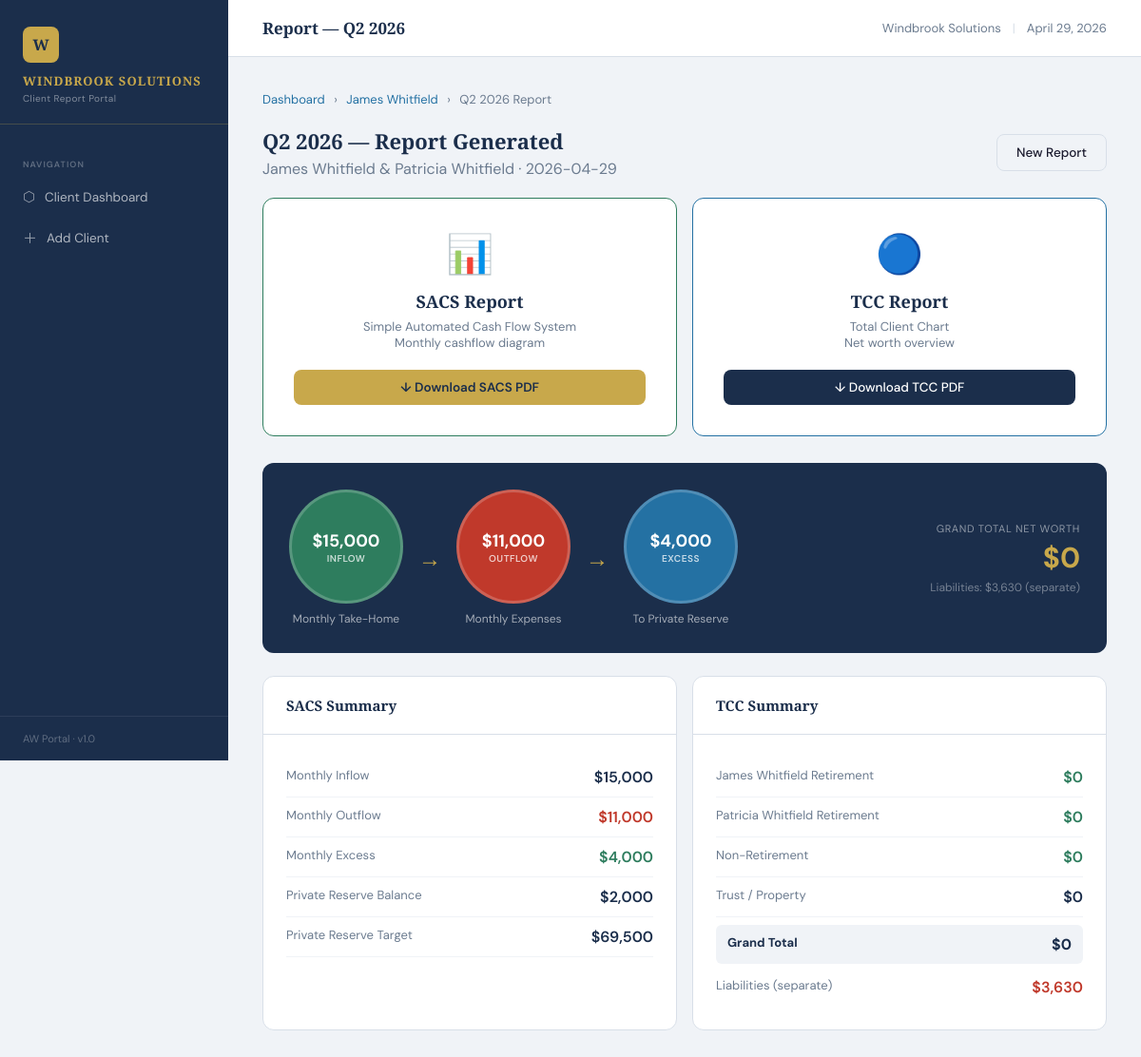
Page /client/1/report/1 on the committed database.
### tables this page shows
CREATE TABLE reports (
        id INTEGER PRIMARY KEY AUTOINCREMENT,
        client_id INTEGER,
        report_date TEXT DEFAULT CURRENT_TIMESTAMP,
        quarter TEXT,
        inflow REAL DEFAULT 0,
        outflow REAL DEFAULT 0,
        excess REAL DEFAULT 0,
        private_reserve_balance REAL DEFAULT 0,
        private_reserve_target REAL DEFAULT 0,
        grand_total REAL DEFAULT 0,
        liabilities_total REAL DEFAULT 0,
        report_data TEXT,
        FOREIGN KEY(client_id) REFERENCES clients(id)
    );

CREATE TABLE clients (
        id INTEGER PRIMARY KEY AUTOINCREMENT,
        name TEXT NOT NULL,
        name2 TEXT,
        dob TEXT,
        dob2 TEXT,
        age INTEGER,
        age2 INTEGER,
        ssn_last4 TEXT,
        ssn_last4_2 TEXT,
        monthly_salary REAL DEFAULT 0,
        monthly_expenses REAL DEFAULT 0,
        insurance_deductibles REAL DEFAULT 0,
        is_married INTEGER DEFAULT 0,
        created_at TEXT DEFAULT CURRENT_TIMESTAMP,
        last_report_date TEXT
    );

### app.py (the view)
@app.route('/client/<int:client_id>/report/<int:report_id>')
def report_view(client_id, report_id):
    db = get_db()
    client = db.execute('SELECT * FROM clients WHERE id=?', (client_id,)).fetchone()
    report = db.execute('SELECT * FROM reports WHERE id=? AND client_id=?', (report_id, client_id)).fetchone()
    accounts = db.execute('SELECT * FROM accounts WHERE client_id=?', (client_id,)).fetchall()
    liabilities = db.execute('SELECT * FROM liabilities WHERE client_id=?', (client_id,)).fetchall()
    if not report:
        abort(404)
    report_data = json.loads(report['report_data'] or '{}')
    db.close()
    return render_template('report_view.html',
                           client=client, report=report, accounts=accounts,
                           liabilities=liabilities, report_data=report_data)

### app.py (called while the page is built)
@app.context_processor
def inject_globals():
    return {'now': datetime.now()}

@app.template_filter('selectattr')
def selectattr_filter(items, attr, value=None, op='equalto'):
    return [i for i in items if (dict(i).get(attr) == value if value is not None else dict(i).get(attr))]

### db.py (called while the page is built)
def get_db():
    conn = sqlite3.connect(DB_PATH)
    conn.row_factory = sqlite3.Row
    return conn

### templates/report_view.html (shortened to what this page needs)
{% extends "base.html" %}
{% block topbar_title %}Report — {{ report.quarter }}{% endblock %}
{% block content %}
<div class="breadcrumb">
  <a href="/">Dashboard</a> <span>›</span>
  <a href="/client/{{ client.id }}">{{ client.name }}</a> <span>›</span>
  {{ report.quarter }} Report
</div>
<div class="section-header fade-up">
  <div>
    <h2>{{ report.quarter }} — Report Generated</h2>
    <p style="color:var(--muted);margin-top:4px">{{ client.name }}{% if client.is_married and client.name2 %} & {{ client.name2 }}{% endif %} · {{ report.report_date[:10] }}</p>
  </div>
  <div style="display:flex;gap:10px">
    <a href="/client/{{ client.id }}/report" class="btn btn-outline">New Report</a>
  </div>
</div>
<div class="form-grid fade-up stagger-1" style="margin-bottom:28px">
  <div class="card" style="border-color:var(--green)">
    <div class="card-body" style="text-align:center;padding:32px">
      <div style="font-size:40px;margin-bottom:12px">📊</div>
      <div style="font-family:'Playfair Display',serif;font-size:18px;font-weight:700;color:var(--navy);margin-bottom:6px">SACS Report</div>
      <div style="font-size:13px;color:var(--muted);margin-bottom:20px">Simple Automated Cash Flow System<br>Monthly cashflow diagram</div>
      <a href="/client/{{ client.id }}/report/{{ report.id }}/sacs.pdf"
         class="btn btn-gold" style="width:100%;justify-content:center" target="_blank">
        ↓ Download SACS PDF
      </a>
    </div>
  </div>
  <div class="card" style="border-color:var(--blue-accent)">
    <div class="card-body" style="text-align:center;padding:32px">
      <div style="font-size:40px;margin-bottom:12px">🔵</div>
      <div style="font-family:'Playfair Display',serif;font-size:18px;font-weight:700;color:var(--navy);margin-bottom:6px">TCC Report</div>
      <div style="font-size:13px;color:var(--muted);margin-bottom:20px">Total Client Chart<br>Net worth overview</div>
      <a href="/client/{{ client.id }}/report/{{ report.id }}/tcc.pdf"
         class="btn btn-primary" style="width:100%;justify-content:center" target="_blank">
        ↓ Download TCC PDF
      </a>
    </div>
  </div>
</div>
<div class="cf-visual fade-up stagger-2">
  <div class="cf-bubble">
    <div class="cf-circle green">
      <div class="amount">${{ "{:,.0f}".format(report.inflow or 0) }}</div>
      <div class="label">INFLOW</div>
    </div>
    <div class="cf-label">Monthly Take-Home</div>
  </div>
  <div class="cf-arrow">→</div>
  <div class="cf-bubble">
    <div class="cf-circle red">
      <div class="amount">${{ "{:,.0f}".format(report.outflow or 0) }}</div>
      <div class="label">OUTFLOW</div>
    </div>
    <div class="cf-label">Monthly Expenses</div>
  </div>
  <div class="cf-arrow">→</div>
  <div class="cf-bubble">
    <div class="cf-circle blue">
      {% set excess = (report.inflow or 0) - (report.outflow or 0) %}
      <div class="amount">${{ "{:,.0f}".format(excess) }}</div>
      <div class="label">EXCESS</div>
    </div>
    <div class="cf-label">To Private Reserve</div>
  </div>
  <div style="text-align:right;color:white">
    <div style="font-size:11px;color:rgba(255,255,255,0.5);text-transform:uppercase;letter-spacing:.06em;margin-bottom:4px">Grand Total Net Worth</div>
    <div style="font-size:30px;font-weight:700;color:var(--gold)">${{ "{:,.0f}".format(report.grand_total or 0) }}</div>
    <div style="font-size:12px;color:rgba(255,255,255,0.4);margin-top:4px">Liabilities: ${{ "{:,.0f}".format(report.liabilities_total or 0) }} (separate)</div>
  </div>
</div>
<div class="form-grid fade-up stagger-3">
  <div class="card">
    <div class="card-header"><h3>SACS Summary</h3></div>
    <div class="card-body">
      {% set rows = [
        ('Monthly Inflow', report.inflow, 'neutral'),
        ('Monthly Outflow', report.outflow, 'negative'),
        ('Monthly Excess', (report.inflow or 0) - (report.outflow or 0), 'positive'),
        ('Private Reserve Balance', report.private_reserve_balance, 'neutral'),
        ('Private Reserve Target', report.private_reserve_target, 'neutral'),
      ] %}
      {% for label, val, cls in rows %}
      <div style="display:flex;justify-content:space-between;padding:10px 0;border-bottom:1px solid var(--bg)">
        <span style="font-size:13px;color:var(--muted)">{{ label }}</span>
        <span class="money-{{ cls }}">${{ "{:,.0f}".format(val or 0) }}</span>
      </div>
      {% endfor %}
    </div>
  </div>
  <div class="card">
    <div class="card-header"><h3>TCC Summary</h3></div>
    <div class="card-body">
      {% set rd = report_data %}
      {% set ab = rd.get('account_balances', {}) %}
      {% set ret1_accs = accounts|selectattr('account_category', 'equalto', 'retirement')|selectattr('owner', 'equalto', 'client1')|list %}
      {% set ret2_accs = accounts|selectattr('account_category', 'equalto', 'retirement')|selectattr('owner', 'equalto', 'client2')|list %}
      {% set nr_accs = accounts|selectattr('account_category', 'equalto', 'non-retirement')|list %}
      {% set ret1_total = namespace(v=0) %}
      {% for a in ret1_accs %}{% set ret1_total.v = ret1_total.v + (ab.get(a.id|string, 0)|float) %}{% endfor %}
      {% set ret2_total = namespace(v=0) %}
      {% for a in ret2_accs %}{% set ret2_total.v = ret2_total.v + (ab.get(a.id|string, 0)|float) %}{% endfor %}
      {% set nr_total = namespace(v=0) %}
      {% for a in nr_accs %}{% set nr_total.v = nr_total.v + (ab.get(a.id|string, 0)|float) %}{% endfor %}
      <div style="display:flex;justify-content:space-between;padding:10px 0;border-bottom:1px solid var(--bg)">
        <span style="font-size:13px;color:var(--muted)">{{ client.name }} Retirement</span>
        <span class="money-positive">${{ "{:,.0f}".format(ret1_total.v) }}</span>
      </div>
      {% if client.is_married and client.name2 %}
      <div style="display:flex;justify-content:space-between;padding:10px 0;border-bottom:1px solid var(--bg)">
        <span style="font-size:13px;color:var(--muted)">{{ client.name2 }} Retirement</span>
        <span class="money-positive">${{ "{:,.0f}".format(ret2_total.v) }}</span>
      </div>
      {% endif %}
      <div style="display:flex;justify-content:space-between;padding:10px 0;border-bottom:1px solid var(--bg)">
        <span style="font-size:13px;color:var(--muted)">Non-Retirement</span>
        <span class="money-positive">${{ "{:,.0f}".format(nr_total.v) }}</span>
      </div>
      <div style="display:flex;justify-content:space-between;padding:10px 0;border-bottom:1px solid var(--bg)">
        <span style="font-size:13px;color:var(--muted)">Trust / Property</span>
        <span class="money-neutral">${{ "{:,.0f}".format(rd.get('trust_value', 0)) }}</span>
      </div>
      <div style="display:flex;justify-content:space-between;padding:12px 0;background:var(--bg);border-radius:6px;padding:10px 12px;margin-top:8px">
        <span style="font-size:13px;font-weight:700;color:var(--navy)">Grand Total</span>
        <span style="font-size:16px;font-weight:700;color:var(--navy)">${{ "{:,.0f}".format(report.grand_total or 0) }}</span>
      </div>
      <div style="display:flex;justify-content:space-between;padding:10px 0;margin-top:4px">
        <span style="font-size:13px;color:var(--muted)">Liabilities (separate)</span>
        <span class="money-negative">${{ "{:,.0f}".format(report.liabilities_total or 0) }}</span>
      </div>
    </div>
  </div>
</div>
{% endblock %}

### templates/base.html (style rules this page uses)
:root { --navy: #1B2E4B; --navy-light: #243D61; --gold: #C8A84B; --gold-light: #E8D08A; --green: #2E7D5E; --red: #C0392B; --blue-accent: #2471A3; --bg: #F0F3F7; --surface: #FFFFFF; --border: #D8DFE8; --text: #1A1A2E; --muted: #6B7B8F; --sidebar-w: 240px; }
* { margin: 0; padding: 0; box-sizing: border-box; }
body { font-family: 'DM Sans', sans-serif; background: var(--bg); color: var(--text); min-height: 100vh; display: flex; }
.btn { display: inline-flex; align-items: center; gap: 7px; padding: 10px 20px; border-radius: 8px; font-family: 'DM Sans', sans-serif; font-size: 13.5px; font-weight: 500; cursor: pointer; border: none; transition: all 0.15s; text-decoration: none; }
.btn-primary { background: var(--navy); color: white; }
.btn-gold { background: var(--gold); color: var(--navy); font-weight: 600; }
.btn-outline { background: transparent; border: 1.5px solid var(--border); color: var(--text); }
.card { background: var(--surface); border-radius: 12px; border: 1px solid var(--border); overflow: hidden; }
.card-header { padding: 20px 24px; border-bottom: 1px solid var(--border); display: flex; align-items: center; justify-content: space-between; }
.card-header h3 { font-family: 'Playfair Display', serif; font-size: 15px; font-weight: 600; color: var(--navy); }
.card-body { padding: 24px; }
.form-grid { display: grid; grid-template-columns: 1fr 1fr; gap: 16px; }
.section-header { display: flex; align-items: center; justify-content: space-between; margin-bottom: 20px; }
.section-header h2 { font-family: 'Playfair Display', serif; font-size: 22px; font-weight: 700; color: var(--navy); }
.breadcrumb { font-size: 13px; color: var(--muted); margin-bottom: 20px; }
.breadcrumb a { color: var(--blue-accent); text-decoration: none; }
.breadcrumb span { margin: 0 6px; }
.money-positive { color: var(--green); font-weight: 600; }
.money-negative { color: var(--red); font-weight: 600; }
.money-neutral { color: var(--navy); font-weight: 600; }
.cf-visual { display: flex; align-items: center; gap: 16px; padding: 28px; background: var(--navy); border-radius: 12px; margin-bottom: 24px; overflow-x: auto; }
.cf-bubble { text-align: center; flex-shrink: 0; }
.cf-circle { width: 120px; height: 120px; border-radius: 50%; display: flex; flex-direction: column; align-items: center; justify-content: center; margin: 0 auto 8px; border: 3px solid rgba(255,255,255,0.2); }
.cf-circle.green { background: var(--green); }
.cf-circle.red { background: var(--red); }
.cf-circle.blue { background: var(--blue-accent); }
.cf-circle .amount { font-size: 18px; font-weight: 700; color: white; }
.cf-circle .label { font-size: 10px; color: rgba(255,255,255,0.75); font-weight: 600; letter-spacing: 0.05em; }
.cf-label { font-size: 12px; color: rgba(255,255,255,0.6); margin-top: 4px; }
.cf-arrow { color: var(--gold); font-size: 24px; flex-shrink: 0; }
.fade-up { animation: fadeUp 0.3s ease forwards; }
.stagger-1 { animation-delay: 0.05s; }
.stagger-2 { animation-delay: 0.1s; }
.stagger-3 { animation-delay: 0.15s; }

### rows in the picture
reports: quarter "Q2 2026", report_date "2026-04-29", inflow "15,000", outflow "11,000", grand_total "0", liabilities_total "3,630", label "Monthly Inflow", label "Monthly Outflow", label "Private Reserve Balance", private_reserve_balance "2,000", label "Private Reserve Target", private_reserve_target "69,500"
clients: name "James Whitfield", name2 "Patricia Whitfield"

### other values in the picture
{{ "{:,.0f}".format(excess) }} "4,000"
{{ label }} "Monthly Excess"
{{ "{:,.0f}".format(val or 0) }} "4,000"
{{ "{:,.0f}".format(ret1_total.v) }} "0"
{{ "{:,.0f}".format(ret2_total.v) }} "0"
{{ "{:,.0f}".format(nr_total.v) }} "0"
{{ "{:,.0f}".format(rd.get('trust_value', 0)) }} "0"
